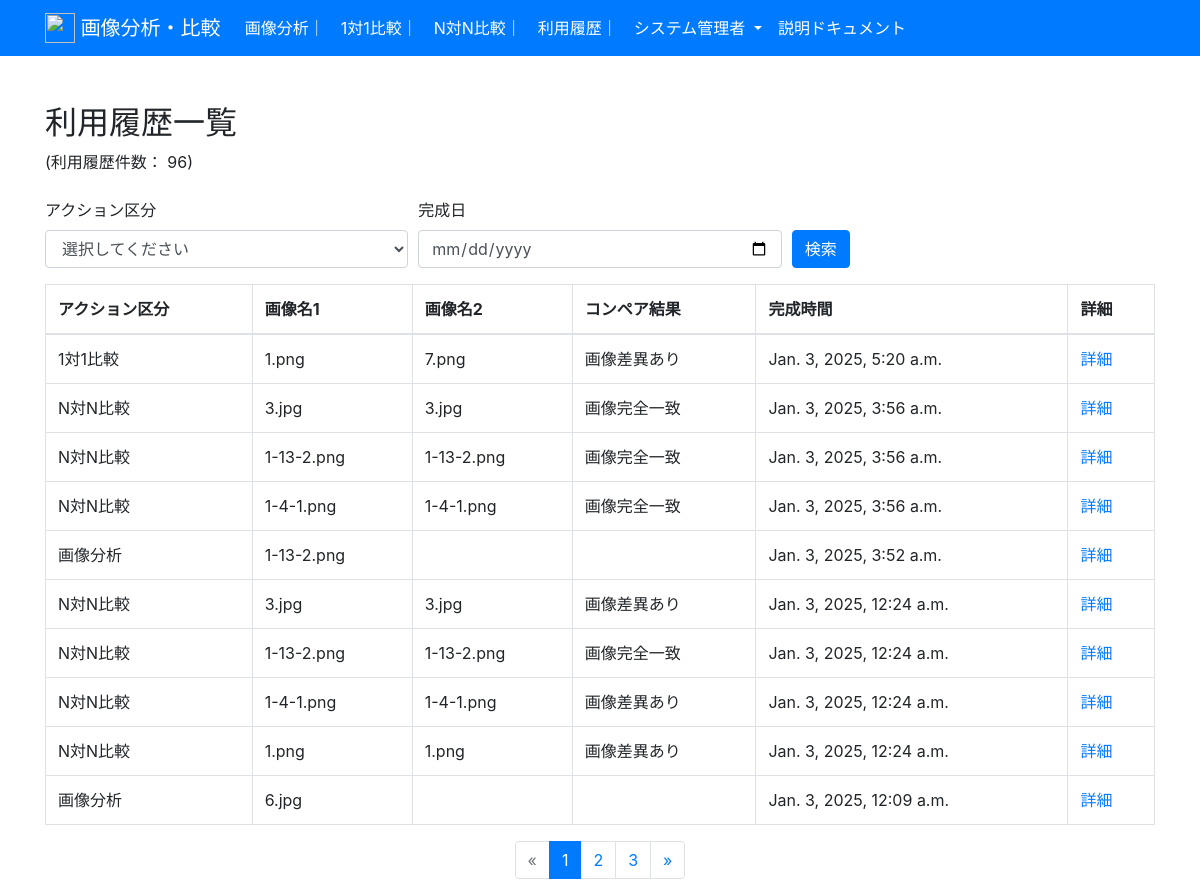
Before: /history/ with the older database file.
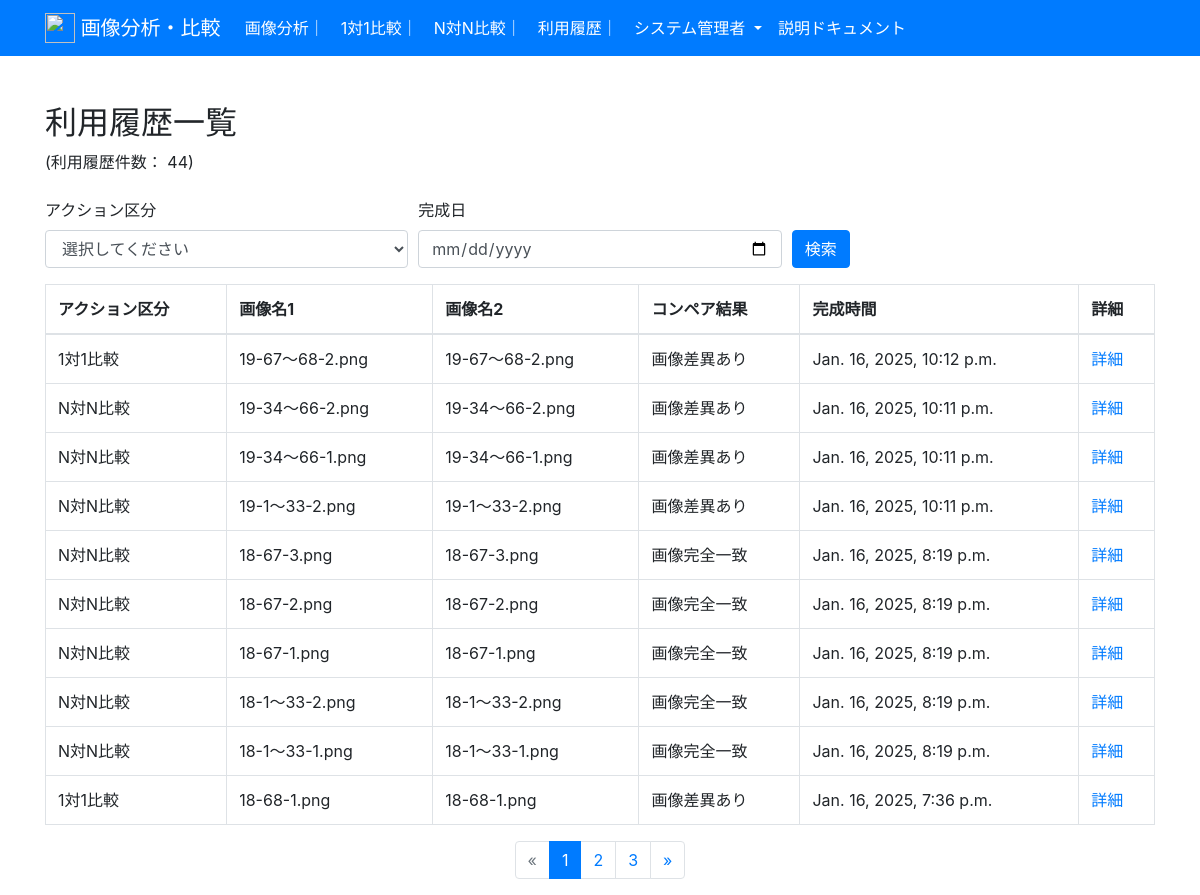
After: the same page with the newer database file.
### CompareImages/models.py (models this page shows, shortened)
class CompareImageModels(models.Model):
    image_title1 = models.CharField(max_length=100, default="")
    image_title2 = models.CharField(max_length=100, default="")
    image1 = models.ImageField(upload_to='compareimages/images/', default='')
    image2 = models.ImageField(upload_to='compareimages/images/', default='')
    tags1 = models.CharField(max_length=250, default="")
    tags2 = models.CharField(max_length=250, default="")
    descriptions1 = models.CharField(max_length=250, default="")
    descriptions2 = models.CharField(max_length=250, default="")
    categories1 = models.CharField(max_length=250, default="")
    categories2 = models.CharField(max_length=250, default="")
    colors1 = models.CharField(max_length=250, default="")
    colors2 = models.CharField(max_length=250, default="")
    image_objects1 = models.CharField(max_length=250, default="")
    image_objects2 = models.CharField(max_length=250, default="")
    image_types1 = models.CharField(max_length=250, default="")
    image_types2 = models.CharField(max_length=250, default="")
    tags_similarity = models.DecimalField(max_digits=3, decimal_places=2, default=0.00)
    descriptions_similarity = models.BooleanField(default=False)
    categories_similarity = models.DecimalField(max_digits=3, decimal_places=2, default=0.00)
    colors_similarity = models.BooleanField(default=False)
    image_objects_similarity = models.DecimalField(max_digits=3, decimal_places=2, default=0.00)
    image_types_similarity = models.BooleanField(default=False)
    score_corr = models.DecimalField(max_digits=30, decimal_places=15, default=0.00000)
    score_chi_square = models.DecimalField(max_digits=30, decimal_places=15, default=0.00000)
    diffimage = models.ImageField(upload_to='compareimages/images/', default='')
    result = models.CharField(max_length=250, default="")
    completed = models.DateTimeField(null=True, blank=True)
    Azure_used_count = models.IntegerField(default=0)
    actFlg = models.CharField(max_length=250, default="")

### CompareImages/views.py (the view)
# urls.py: path('history/', views.history, name='history'),
def history(request):
    act_flg_query = request.GET.get('actFlg')
    completed_query = request.GET.get('completed')
    history_list = CompareImageModels.objects.all()
    history_cnt = history_list.count()
    if act_flg_query:
        history_list = history_list.filter(actFlg=act_flg_query)
    if completed_query:
        history_list = history_list.filter(completed__date=completed_query)
    history_list = history_list.order_by('-completed')
    paginator = Paginator(history_list, 10)
    page_number = request.GET.get('page')
    page_obj = paginator.get_page(page_number)
    return render(request, 'compareimages/history.html', { 'page_obj': page_obj, 'actFlg': act_flg_query, 'completed': completed_query ,'history_cnt':history_cnt})

### CompareImages/templates/compareimages/history.html (shortened to what this page needs)
{% extends "compareimages/base.html" %}
{% block content %}
    <div class="row justify-content-center mt-5">
        <div class="col-md-12">
            <h2>利用履歴一覧</h2>
            <span> (利用履歴件数： {{ history_cnt }})</span>
            <BR>
            <BR>
            <form method="GET" action=".">
                <div class="form-row">
                    <div class="form-group col-md-4">
                        <label for="actFlg">アクション区分</label>
                        <select class="form-control" id="actFlg" name="actFlg">
                            <option value="">選択してください</option>
                        </select>
                    </div>
                    <div class="form-group col-md-4">
                        <label for="completed">完成日</label>
                        <input type="date" class="form-control" id="completed" name="completed" value="{{ completed }}">
                    </div>
                    <div class="form-group col-md-4 align-self-end">
                        <button type="submit" class="btn btn-primary">検索</button>
                    </div>
                </div>
            </form>
            {% if page_obj %}
                <table class="table table-bordered">
                    <thead>
                        <tr>
                            <th>アクション区分</th>
                            <th>画像名1</th>
                            <th>画像名2</th>
                            <th>コンペア結果</th>
                            <th>完成時間</th>
                            <th>詳細</th>
                        </tr>
                    </thead>
                    <tbody>
                        {% for record in page_obj %}
                        <tr>
                            <td>{{ record.actFlg }}</td>
                            <td>{{ record.image_title1 }}</td>
                            <td>{{ record.image_title2 }}</td>
                            <td>{{ record.result }}</td>
                            <td>{{ record.completed }}</td>
                            <td><a href="{% url 'detail' record.id %}">詳細</a></td>
                        </tr>
                        {% endfor %}
                    </tbody>
                </table>
                {% if page_obj.has_other_pages %}
                    <nav aria-label="Page navigation">
                        <ul class="pagination justify-content-center">
                            {% if page_obj.has_previous %}
                                <li class="page-item">
                                    <a class="page-link" href="?page={{ page_obj.previous_page_number }}{% if actFlg %}&amp;actFlg={{ actFlg }}{% endif %}{% if completed %}&amp;completed={{ completed }}{% endif %}" aria-label="Previous">
                                        <span aria-hidden="true">&laquo;</span>
                                    </a>
                                </li>
                            {% else %}
                                <li class="page-item disabled">
                                    <span class="page-link" aria-hidden="true">&laquo;</span>
                                </li>
                            {% endif %}
                            {% for num in page_obj.paginator.page_range %}
                                {% if page_obj.number == num %}
                                    <li class="page-item active"><span class="page-link">{{ num }}</span></li>
                                {% elif num > page_obj.number|add:'-3' and num < page_obj.number|add:'3' %}
                                    <li class="page-item"><a class="page-link" href="?page={{ num }}{% if actFlg %}&amp;actFlg={{ actFlg }}{% endif %}{% if completed %}&amp;completed={{ completed }}{% endif %}">{{ num }}</a></li>
                                {% endif %}
                            {% endfor %}
                            {% if page_obj.has_next %}
                                <li class="page-item">
                                    <a class="page-link" href="?page={{ page_obj.next_page_number }}{% if actFlg %}&amp;actFlg={{ actFlg }}{% endif %}{% if completed %}&amp;completed={{ completed }}{% endif %}" aria-label="Next">
                                        <span aria-hidden="true">&raquo;</span>
                                    </a>
                                </li>
                            {% else %}
                                <li class="page-item disabled">
                                    <span class="page-link" aria-hidden="true">&raquo;</span>
                                </li>
                            {% endif %}
                        </ul>
                    </nav>
                {% endif %}
            {% else %}
                <div class="text-center">
                    <h2>利用履歴がない!</h2>
                </div>
            {% endif %}
        </div>
    </div>
{% endblock %}

### CompareImages/templates/compareimages/base.html (shortened to what this page needs)
{% load static %}
<!doctype html>
<html lang="en">
<head>
    <link rel="stylesheet" href="https://stackpath.bootstrapcdn.com/bootstrap/4.4.1/css/bootstrap.min.css">
</head>
<body>
<nav class="navbar navbar-expand-md navbar-light bg-primary">
<div class="container">
    <a class="navbar-brand" href="{% url 'home' %}" style="color: white;">
         <img src="{% static 'compareimages/logo_sp.png' %}" width="30" height="30" class="d-inline-block align-top">
        <span>画像分析・比較</span>
    </a>
    <div class="collapse navbar-collapse" id="navbarNav">
        <ul class="navbar-nav mr-auto">
                <li class="nav-item">
                    <a class="nav-link" href="{% url 'imageUpload' %}" style="color: white;">画像分析｜</a>
                </li>
                <li class="nav-item">
                    <a class="nav-link" href="{% url 'compare1Upload' %}"  style="color: white;">1対1比較｜</a>
                </li>
                <li class="nav-item">
                    <a class="nav-link" href="{% url 'compareNUpload' %}"  style="color: white;">N対N比較｜</a>
                </li>
                <li class="nav-item">
                    <a class="nav-link" href="{% url 'history' %}"  style="color: white;">利用履歴｜</a>
                </li>
                <li class="nav-item dropdown">
                    <a class="nav-link dropdown-toggle" href="#" role="button" data-toggle="dropdown" aria-expanded="false" style="color: white;">
                      システム管理者
                    </a>
                </li>
                <li class="nav-item">
                    <a class="nav-link" href="{% url 'documentDisplay' %}"  style="color: white;">説明ドキュメント</a>
                </li>
        </ul>
    </div>
</div>
</nav>
<div class="container">
{% block content %}{% endblock %}
</div>
</body>
</html>

Changed rows visible on the page:
removed CompareImageModels: actFlg "1対1比較", image_title1 "1.png", image_title2 "7.png", result "画像差異あり", completed "Jan. 3, 2025, 5:20 a.m."
removed CompareImageModels: actFlg "N対N比較", image_title1 "3.jpg", image_title2 "3.jpg", result "画像完全一致", completed "Jan. 3, 2025, 3:56 a.m."
removed CompareImageModels: actFlg "N対N比較", image_title1 "1-13-2.png", image_title2 "1-13-2.png", result "画像完全一致", completed "Jan. 3, 2025, 3:56 a.m."
removed CompareImageModels: actFlg "N対N比較", image_title1 "1-4-1.png", image_title2 "1-4-1.png", result "画像完全一致", completed "Jan. 3, 2025, 3:56 a.m."
removed CompareImageModels: actFlg "画像分析", image_title1 "1-13-2.png", completed "Jan. 3, 2025, 3:52 a.m."
removed CompareImageModels: actFlg "N対N比較", image_title1 "3.jpg", image_title2 "3.jpg", result "画像差異あり", completed "Jan. 3, 2025, 12:24 a.m."
removed CompareImageModels: actFlg "N対N比較", image_title1 "1-13-2.png", image_title2 "1-13-2.png", result "画像完全一致", completed "Jan. 3, 2025, 12:24 a.m."
removed CompareImageModels: actFlg "N対N比較", image_title1 "1-4-1.png", image_title2 "1-4-1.png", result "画像差異あり", completed "Jan. 3, 2025, 12:24 a.m."
removed CompareImageModels: actFlg "N対N比較", image_title1 "1.png", image_title2 "1.png", result "画像差異あり", completed "Jan. 3, 2025, 12:24 a.m."
removed CompareImageModels: actFlg "画像分析", image_title1 "6.jpg", completed "Jan. 3, 2025, 12:09 a.m."
added CompareImageModels: actFlg "1対1比較", image_title1 "19-67～68-2.png", image_title2 "19-67～68-2.png", result "画像差異あり", completed "Jan. 16, 2025, 10:12 p.m."
added CompareImageModels: actFlg "N対N比較", image_title1 "19-34～66-2.png", image_title2 "19-34～66-2.png", result "画像差異あり", completed "Jan. 16, 2025, 10:11 p.m."
added CompareImageModels: actFlg "N対N比較", image_title1 "19-34～66-1.png", image_title2 "19-34～66-1.png", result "画像差異あり", completed "Jan. 16, 2025, 10:11 p.m."
added CompareImageModels: actFlg "N対N比較", image_title1 "19-1～33-2.png", image_title2 "19-1～33-2.png", result "画像差異あり", completed "Jan. 16, 2025, 10:11 p.m."
added CompareImageModels: actFlg "N対N比較", image_title1 "18-67-3.png", image_title2 "18-67-3.png", result "画像完全一致", completed "Jan. 16, 2025, 8:19 p.m."
added CompareImageModels: actFlg "N対N比較", image_title1 "18-67-2.png", image_title2 "18-67-2.png", result "画像完全一致", completed "Jan. 16, 2025, 8:19 p.m."
added CompareImageModels: actFlg "N対N比較", image_title1 "18-67-1.png", image_title2 "18-67-1.png", result "画像完全一致", completed "Jan. 16, 2025, 8:19 p.m."
added CompareImageModels: actFlg "N対N比較", image_title1 "18-1～33-2.png", image_title2 "18-1～33-2.png", result "画像完全一致", completed "Jan. 16, 2025, 8:19 p.m."
added CompareImageModels: actFlg "N対N比較", image_title1 "18-1～33-1.png", image_title2 "18-1～33-1.png", result "画像完全一致", completed "Jan. 16, 2025, 8:19 p.m."
added CompareImageModels: actFlg "1対1比較", image_title1 "18-68-1.png", image_title2 "18-68-1.png", result "画像差異あり", completed "Jan. 16, 2025, 7:36 p.m."
Other visible differences:
{{ history_cnt }}: "96" → "44"
